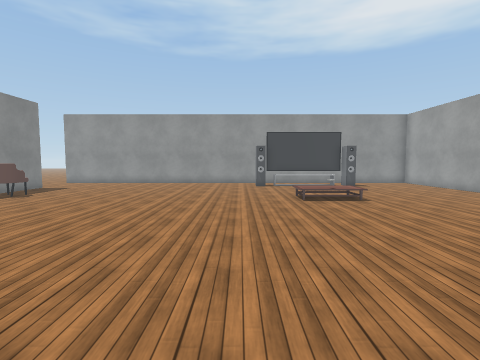
View 1 (above)

16 first-person views from a walk through a Unity game level. The camera is 1.5 m above the floor, tilts 4° down and sees 85° across. The floor is counted in squares, 1 m on a side. Each view is taken from the middle of a square. On the plan, view 1 faces up. The plan holds only what a view shows up to about 14 squares ahead; the rest is blank. The place goes on beyond the plan. The player is left out. Door leaves are left out, so doorways stand open. Some surface patterns are stand-ins.

View 2
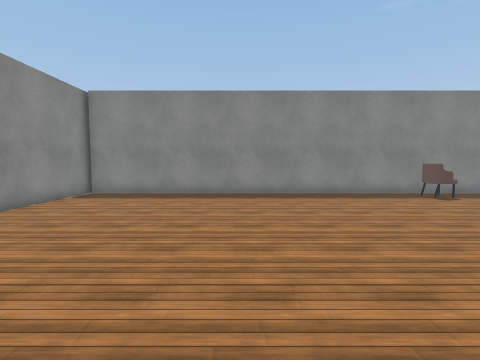

View 3
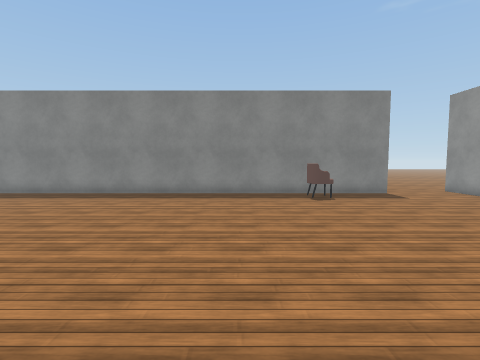

View 4
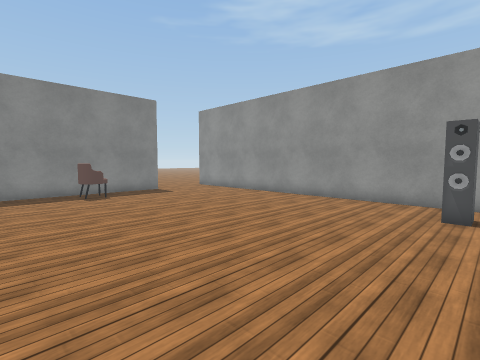

View 5
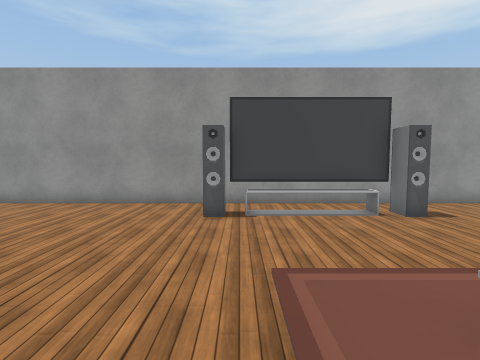

View 6
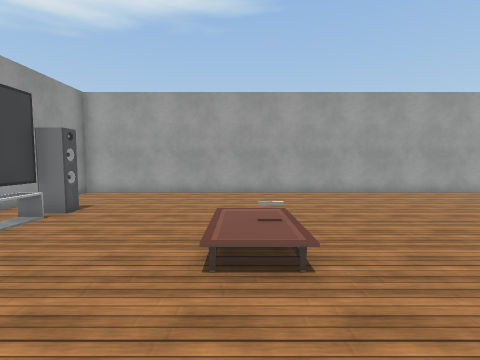

View 7
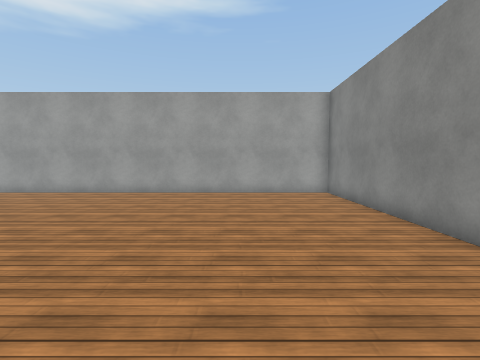

View 8
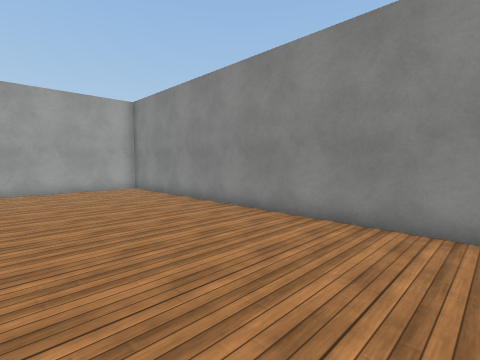

View 9
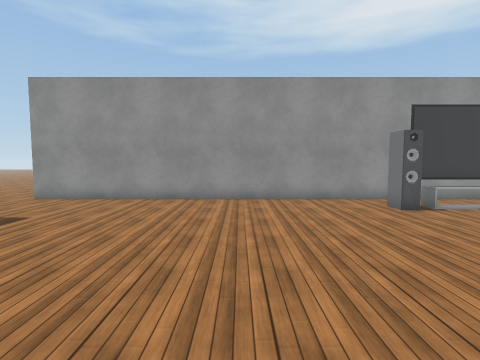

View 10
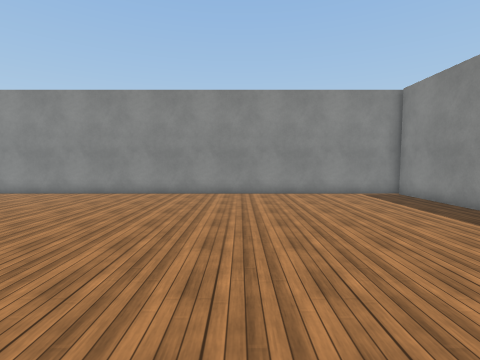

View 11
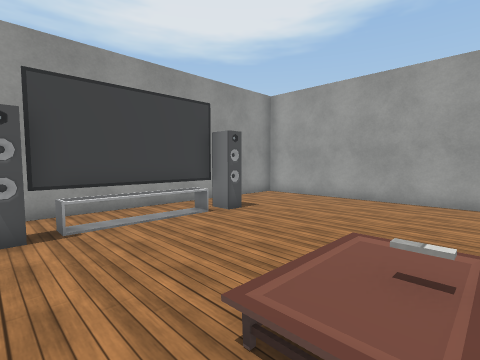

View 12
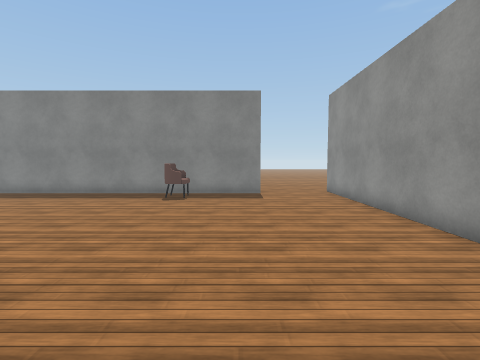

View 13
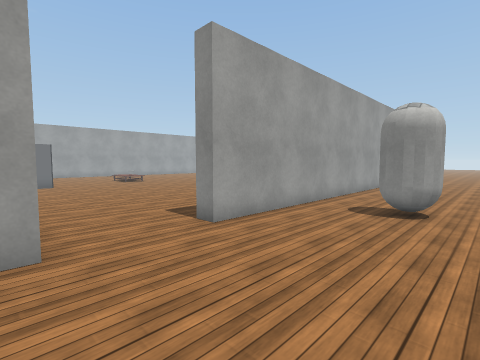

View 14
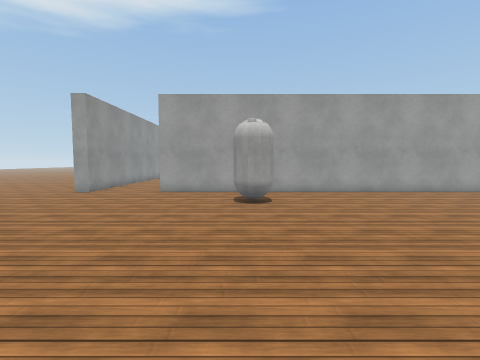

View 15
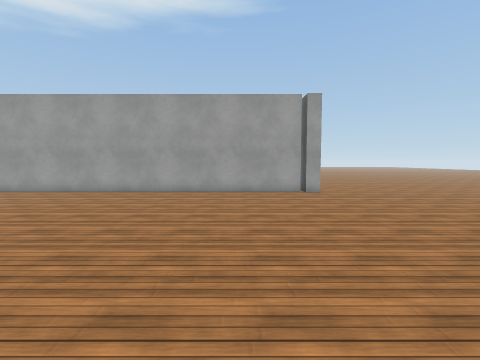

View 16
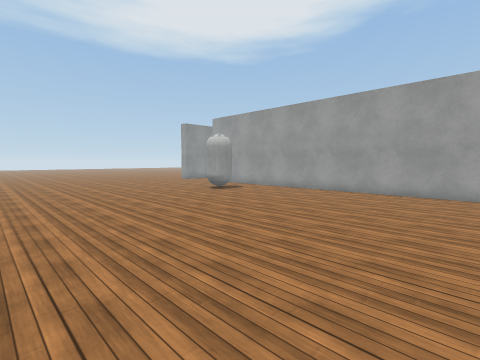

### Floor plan
Key: @ floor where view 1 was taken; # wall or solid block; . main floor; : floor 0.5 m higher than the main floor; / step, stairs or slope; D open door; ^ raised ledge; C chair; T thing the floor can be seen under or through; A capsule.
Columns run from 25 left of view 1 to 12 right of it. Each row starts with its distance up from view 1.
 23              ..
 22          .. ...
 21          ......
 20           .....
 19         .....#########################
 18        ......D.......................#
 17       .......DD...........#TTTTTT....#
 16  ..  ........D..............^^^......#
 15  ............##......................#
 14  ............##......................#
 13  ............##......................#
 12  ............##C.....................#
 11 .........AA..##C............::/......#
 10 .........AA..##.............///......#
  9 .............##......................#
  8 .............##......................#
  7 .............##......................#
  6 .............##......................#
  5 .............##......................#
  4 .............##......................#
  3 .............##......................#
  2 .............##......................#
  1 .............##......................#
  0  ............##..........@...........#
 -1 . ...........##......................#
 -2   ...........##......................#
 -3   ...........##......................#
 -4    ..........#########################
 -5     .........#
 -6      ..........
 -7       .........
 -8        ........
 -9          ......
-10           .....

Where each view was taken, in squares from view 1:
view 1: 0 up, 0 right, facing up
view 2: 3 up, 1 right, facing left
view 3: 8 up, 1 right, facing left
view 4: 8 up, 2 right, facing up-left
view 5: 9 up, 2 right, facing up
view 6: 11 up, 1 left, facing right
view 7: 0 up, 1 left, facing right
view 8: 2 up, 3 left, facing down-right
view 9: 8 up, 4 left, facing up
view 10: 8 up, 4 left, facing down
view 11: 10 up, 1 right, facing up-right
view 12: 14 up, 1 right, facing left
view 13: 19 up, 17 left, facing down-right
view 14: 11 up, 25 left, facing right
view 15: 1 down, 25 left, facing right
view 16: 1 down, 25 left, facing up-right
